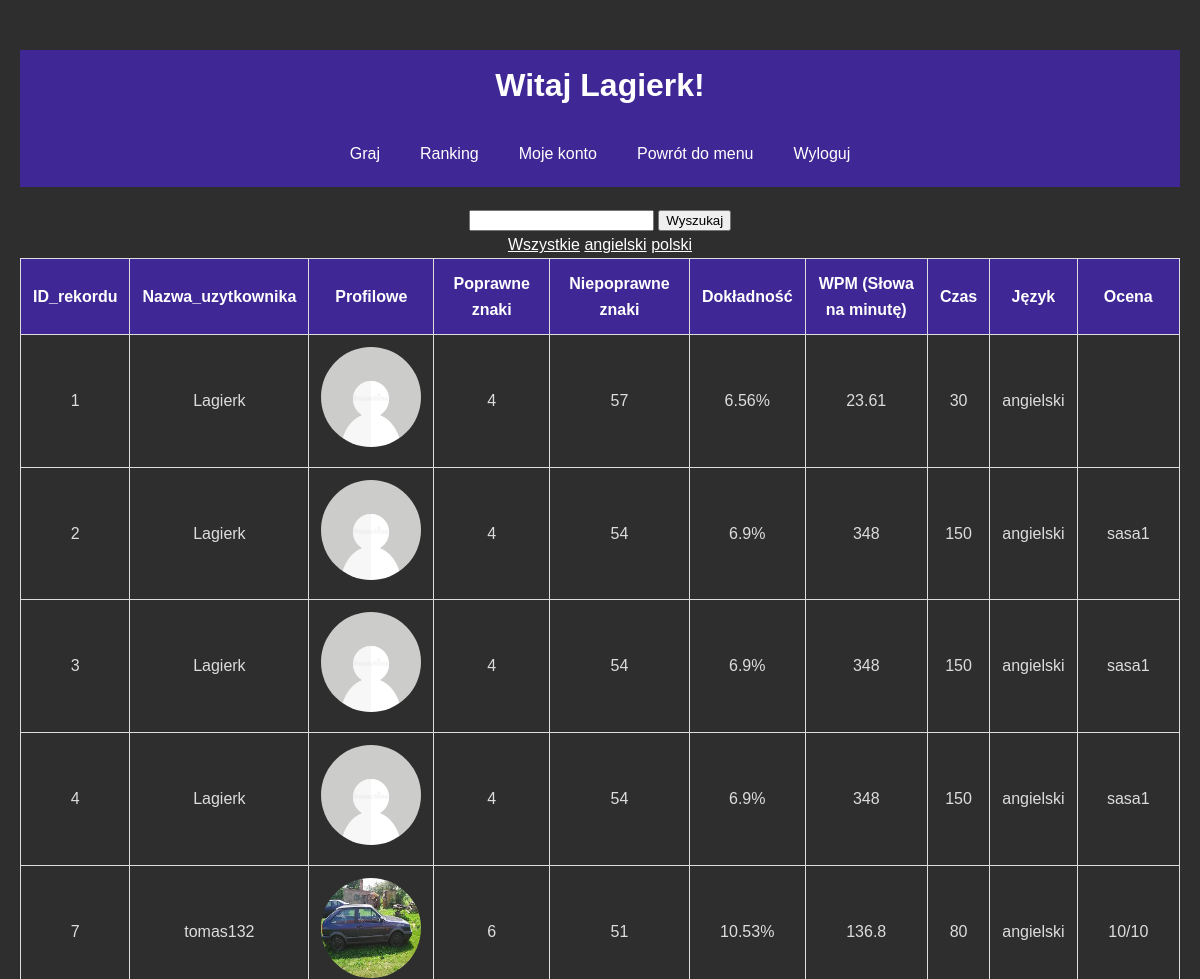
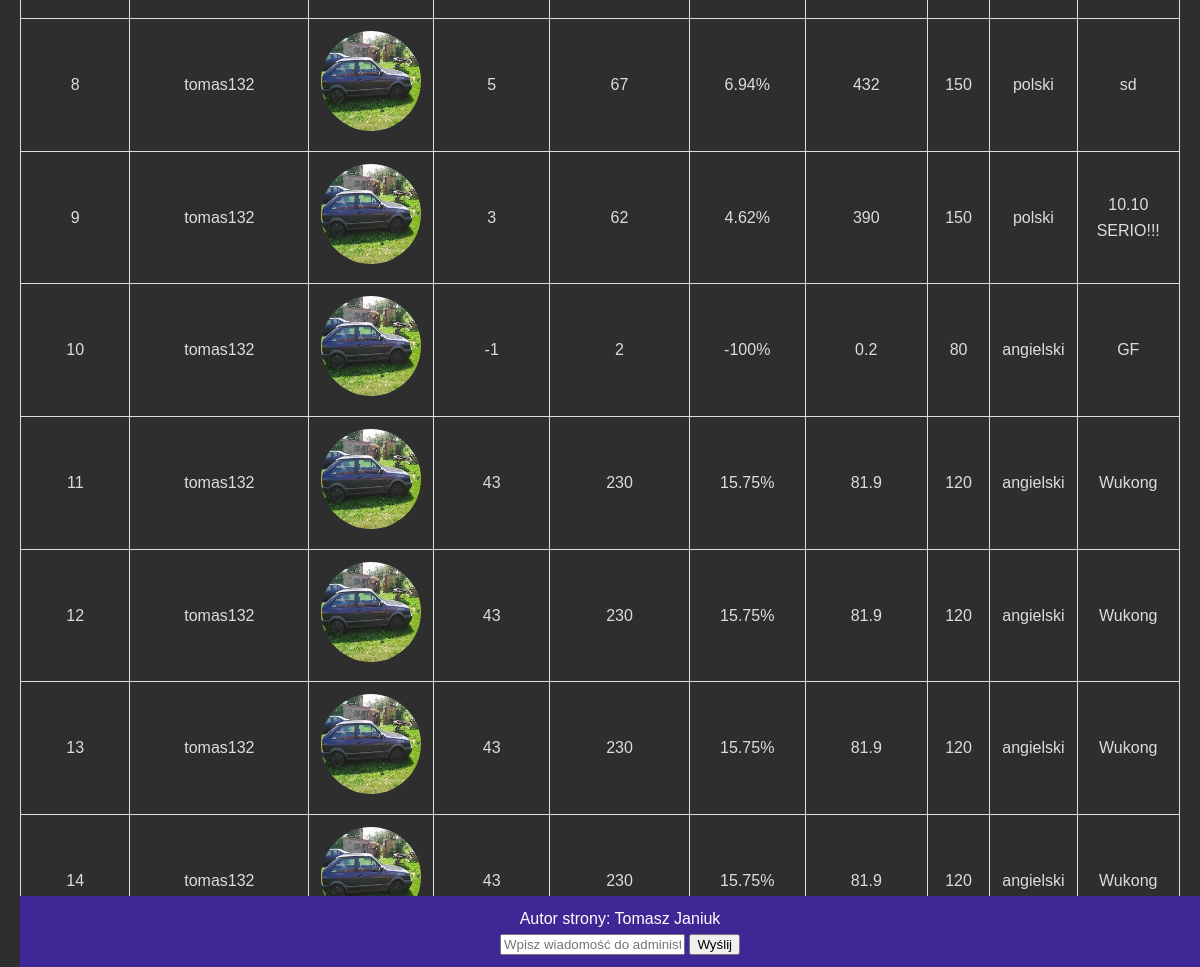
Page /record.php (signed in) on the committed database (2 pictures, top to bottom).
### tables this page shows
CREATE TABLE `jezyki` (
  `id_jezyka` int(11) NOT NULL,
  `nazwa` varchar(255) NOT NULL
);

CREATE TABLE `ranking` (
  `id_rekordu` int(11) NOT NULL,
  `ID_uzytkownika` int(10) UNSIGNED DEFAULT NULL,
  `poprawne_znaki` int(11) NOT NULL,
  `niepoprawne_znaki` int(11) NOT NULL,
  `dokladnosc` varchar(10) NOT NULL,
  `wpm` double NOT NULL,
  `czas` varchar(20) NOT NULL,
  `id_jezyka` int(10) DEFAULT NULL,
  `OCENA` text NOT NULL
);

CREATE TABLE `uzytkownicy` (
  `ID_uzytkownika` int(10) UNSIGNED NOT NULL,
  `Nazwa_uzytkownika` varchar(50) NOT NULL,
  `Email` varchar(50) NOT NULL,
  `Haslo` varchar(50) NOT NULL,
  `rola` varchar(50) NOT NULL DEFAULT 'user',
  `profilowe` varchar(255) DEFAULT NULL
);

### record.php (the view, shortened to what this page needs)
<?php
require('db.php');
?>
<!DOCTYPE html>
<html>
<head>
    <link rel="stylesheet" href="stylesmenu.css">
</head>
<body>
    <header>
        <h1>Witaj <?= $_SESSION["Login"] ?>!</h1>
    </header>
    <nav>
        <a href="settings.php">Graj</a>
        <a href="record.php">Ranking</a>
        <a href="myAccout.php">Moje konto</a>
        <a href="menu.php">Powrót do menu</a>
        <a href="logout.php">Wyloguj</a>
    </nav>
    <form>
        <p>
            <input type="text" name="fraza">
            <input type="submit" value="Wyszukaj">
        </p>
    </form>
    <?php
    echo "<a style='color: white;' href='record.php'>Wszystkie</a>";
    $sqlKat = "SELECT * FROM jezyki";
    $resultKat = $conn->query($sqlKat);
    while ($rowKat = $resultKat->fetch_object()) {
        echo " <a href='record.php?idKat={$rowKat->id_jezyka}' style='color: white;'>{$rowKat->nazwa}</a>";
    }
    $sql = "SELECT r.id_rekordu, u.ID_uzytkownika, u.profilowe, u.Nazwa_uzytkownika, r.poprawne_znaki,
    r.niepoprawne_znaki, r.dokladnosc, r.wpm, r.czas, j.nazwa, j.ID_jezyka, r.ocena
FROM ranking r
JOIN uzytkownicy u ON r.ID_uzytkownika = u.ID_uzytkownika
JOIN jezyki j ON r.ID_jezyka = j.ID_jezyka";
    $result = $conn->query($sql);
    if ($result->num_rows > 0) {
        echo "<table>";
        echo "<tr><th>ID_rekordu</th><th>Nazwa_uzytkownika</th><th>Profilowe</th><th>Poprawne znaki</th><th>Niepoprawne znaki</th><th>Dokładność</th><th>WPM (Słowa na minutę)</th><th>Czas</th><th>Język</th><th>Ocena</th></tr>";
        while ($row = $result->fetch_object()) {
            echo "<tr>";
            echo "<td>$row->id_rekordu</td>";
            echo "<td>$row->Nazwa_uzytkownika</td>";
            echo "<td><img src='obrazy/{$row->profilowe}' style='width:100px; height: 100px;'></td>";
            echo "<td>$row->poprawne_znaki</td>";
            echo "<td>$row->niepoprawne_znaki</td>";
            echo "<td>$row->dokladnosc</td>";
            echo "<td>$row->wpm</td>";
            echo "<td>$row->czas</td>";
            echo "<td>$row->nazwa</td>";
            echo "<td>$row->ocena</td>";
            echo "</tr>";
        }
        echo "</table>";
    } else {
        echo "<p>Brak wyników.</p>";
    }
    ?>
<footer>
        <p> Autor strony: Tomasz Janiuk</p>
        <form id="feedbackForm" method="post">
        <input type="text" name="feedback" placeholder="Wpisz wiadomość do administratora">
        <input type="submit" value="Wyślij">
    </form>
</body>
</html>

### stylesmenu.css (style rules this page uses)
body, h1, p, nav { margin: 0; padding: 0; }
body { font-family: Arial, sans-serif; line-height: 1.6; padding: 0 20px; text-align: center; margin-top: 50px; background-color: rgb(46, 46, 46); color: rgb(211, 211, 211); }
header { background-color: #3f2796; color: #fff; padding: 10px 0; text-align: center; }
nav { background-color: #3f2796; color: #fff; display: flex; justify-content: center; padding: 10px; margin-bottom: 20px; }
nav a { color: #fff; text-decoration: none; padding: 10px 15px; margin: 0 5px; border-radius: 5px; transition: background-color 0.3s, color 0.3s; }
footer { text-align: center; padding: 10px 0; background-color: #3f2796; color: #fff; position: fixed; bottom: 0; width: 100%; }
table { width: 100%; border-collapse: collapse; margin-bottom: 20px; }
table, th, td { border: 1px solid #ddd; }
th, td { padding: 12px; text-align: center; color: #ddd; }
th { background-color: #3f2796; color: white; }
img { border-radius: 50%; width: 100px; height: 100; }

### rows in the picture
jezyki: nazwa "angielski"
jezyki: nazwa "polski"
ranking: id_rekordu "1", ID_uzytkownika.Nazwa_uzytkownika "Lagierk", ID_uzytkownika.profilowe (placeholder picture), poprawne_znaki "4", niepoprawne_znaki "57", dokladnosc "6.56%", wpm "23.61", czas "30", id_jezyka.nazwa "angielski"
ranking: id_rekordu "2", ID_uzytkownika.Nazwa_uzytkownika "Lagierk", ID_uzytkownika.profilowe (placeholder picture), poprawne_znaki "4", niepoprawne_znaki "54", dokladnosc "6.9%", wpm "348", czas "150", id_jezyka.nazwa "angielski", OCENA "sasa1"
ranking: id_rekordu "3", ID_uzytkownika.Nazwa_uzytkownika "Lagierk", ID_uzytkownika.profilowe (placeholder picture), poprawne_znaki "4", niepoprawne_znaki "54", dokladnosc "6.9%", wpm "348", czas "150", id_jezyka.nazwa "angielski", OCENA "sasa1"
ranking: id_rekordu "4", ID_uzytkownika.Nazwa_uzytkownika "Lagierk", ID_uzytkownika.profilowe (placeholder picture), poprawne_znaki "4", niepoprawne_znaki "54", dokladnosc "6.9%", wpm "348", czas "150", id_jezyka.nazwa "angielski", OCENA "sasa1"
ranking: id_rekordu "7", ID_uzytkownika.Nazwa_uzytkownika "tomas132", ID_uzytkownika.profilowe (picture), poprawne_znaki "6", niepoprawne_znaki "51", dokladnosc "10.53%", wpm "136.8", czas "80", id_jezyka.nazwa "angielski", OCENA "10/10"
ranking: id_rekordu "8", ID_uzytkownika.Nazwa_uzytkownika "tomas132", ID_uzytkownika.profilowe (picture), poprawne_znaki "5", niepoprawne_znaki "67", dokladnosc "6.94%", wpm "432", czas "150", id_jezyka.nazwa "polski", OCENA "sd"
ranking: id_rekordu "9", ID_uzytkownika.Nazwa_uzytkownika "tomas132", ID_uzytkownika.profilowe (picture), poprawne_znaki "3", niepoprawne_znaki "62", dokladnosc "4.62%", wpm "390", czas "150", id_jezyka.nazwa "polski", OCENA "10.10 SERIO!!!"
ranking: id_rekordu "10", ID_uzytkownika.Nazwa_uzytkownika "tomas132", ID_uzytkownika.profilowe (picture), poprawne_znaki "-1", niepoprawne_znaki "2", dokladnosc "-100%", wpm "0.2", czas "80", id_jezyka.nazwa "angielski", OCENA "GF"
ranking: id_rekordu "11", ID_uzytkownika.Nazwa_uzytkownika "tomas132", ID_uzytkownika.profilowe (picture), poprawne_znaki "43", niepoprawne_znaki "230", dokladnosc "15.75%", wpm "81.9", czas "120", id_jezyka.nazwa "angielski", OCENA "Wukong"
ranking: id_rekordu "12", ID_uzytkownika.Nazwa_uzytkownika "tomas132", ID_uzytkownika.profilowe (picture), poprawne_znaki "43", niepoprawne_znaki "230", dokladnosc "15.75%", wpm "81.9", czas "120", id_jezyka.nazwa "angielski", OCENA "Wukong"
ranking: id_rekordu "13", ID_uzytkownika.Nazwa_uzytkownika "tomas132", ID_uzytkownika.profilowe (picture), poprawne_znaki "43", niepoprawne_znaki "230", dokladnosc "15.75%", wpm "81.9", czas "120", id_jezyka.nazwa "angielski", OCENA "Wukong"
ranking: id_rekordu "14", ID_uzytkownika.Nazwa_uzytkownika "tomas132", ID_uzytkownika.profilowe (picture), poprawne_znaki "43", niepoprawne_znaki "230", dokladnosc "15.75%", wpm "81.9", czas "120", id_jezyka.nazwa "angielski", OCENA "Wukong"

### other values in the picture
$_SESSION["Login"] "Lagierk"
